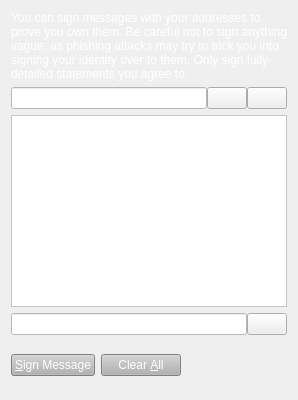
     <widget class="QWidget" name="tabSignMessage">
      <attribute name="title">
       <string>&amp;Sign Message</string>
      </attribute>
      <layout class="QVBoxLayout" name="verticalLayout_SM">
       <item>
        <widget class="QLabel" name="infoLabel_SM">
         <property name="palette">
          <palette>
           <active>
            <colorrole role="WindowText">
             <brush brushstyle="SolidPattern">
              <color alpha="255">
               <red>255</red>
               <green>255</green>
               <blue>255</blue>
              </color>
             </brush>
            </colorrole>
            <colorrole role="Button">
             <brush brushstyle="SolidPattern">
              <color alpha="255">
               <red>138</red>
               <green>138</green>
               <blue>138</blue>
              </color>
             </brush>
            </colorrole>
            <colorrole role="Text">
             <brush brushstyle="SolidPattern">
              <color alpha="255">
               <red>255</red>
               <green>255</green>
               <blue>255</blue>
              </color>
             </brush>
            </colorrole>
            <colorrole role="Base">
             <brush brushstyle="SolidPattern">
              <color alpha="255">
               <red>138</red>
               <green>138</green>
               <blue>138</blue>
              </color>
             </brush>
            </colorrole>
            <colorrole role="Window">
             <brush brushstyle="SolidPattern">
              <color alpha="255">
               <red>138</red>
               <green>138</green>
               <blue>138</blue>
              </color>
             </brush>
            </colorrole>
           </active>
           <inactive>
            <colorrole role="WindowText">
             <brush brushstyle="SolidPattern">
              <color alpha="255">
               <red>255</red>
               <green>255</green>
               <blue>255</blue>
              </color>
             </brush>
            </colorrole>
            <colorrole role="Button">
             <brush brushstyle="SolidPattern">
              <color alpha="255">
               <red>138</red>
               <green>138</green>
               <blue>138</blue>
              </color>
             </brush>
            </colorrole>
            <colorrole role="Text">
             <brush brushstyle="SolidPattern">
              <color alpha="255">
               <red>255</red>
               <green>255</green>
               <blue>255</blue>
              </color>
             </brush>
            </colorrole>
            <colorrole role="Base">
             <brush brushstyle="SolidPattern">
              <color alpha="255">
               <red>138</red>
               <green>138</green>
               <blue>138</blue>
              </color>
             </brush>
            </colorrole>
            <colorrole role="Window">
             <brush brushstyle="SolidPattern">
              <color alpha="255">
               <red>138</red>
               <green>138</green>
               <blue>138</blue>
              </color>
             </brush>
            </colorrole>
           </inactive>
           <disabled>
            <colorrole role="WindowText">
             <brush brushstyle="SolidPattern">
              <color alpha="255">
               <red>69</red>
               <green>69</green>
               <blue>69</blue>
              </color>
             </brush>
            </colorrole>
            <colorrole role="Button">
             <brush brushstyle="SolidPattern">
              <color alpha="255">
               <red>138</red>
               <green>138</green>
               <blue>138</blue>
              </color>
             </brush>
            </colorrole>
            <colorrole role="Text">
             <brush brushstyle="SolidPattern">
              <color alpha="255">
               <red>69</red>
               <green>69</green>
               <blue>69</blue>
              </color>
             </brush>
            </colorrole>
            <colorrole role="Base">
             <brush brushstyle="SolidPattern">
              <color alpha="255">
               <red>138</red>
               <green>138</green>
               <blue>138</blue>
              </color>
             </brush>
            </colorrole>
            <colorrole role="Window">
             <brush brushstyle="SolidPattern">
              <color alpha="255">
               <red>138</red>
               <green>138</green>
               <blue>138</blue>
              </color>
             </brush>
            </colorrole>
           </disabled>
          </palette>
         </property>
         <property name="text">
          <string>You can sign messages with your addresses to prove you own them. Be careful not to sign anything vague, as phishing attacks may try to trick you into signing your identity over to them. Only sign fully-detailed statements you agree to.</string>
         </property>
         <property name="textFormat">
          <enum>Qt::PlainText</enum>
         </property>
         <property name="wordWrap">
          <bool>true</bool>
         </property>
        </widget>
       </item>
       <item>
        <layout class="QHBoxLayout" name="horizontalLayout_1_SM">
         <property name="spacing">
          <number>0</number>
         </property>
         <item>
          <widget class="QValidatedLineEdit" name="addressIn_SM">
           <property name="toolTip">
            <string>The address to sign the message with (e.g. Sjz75uKHzUQJnSdzvpiigEGxseKkDhQToX)</string>
           </property>
           <property name="styleSheet">
            <string notr="true">background-color: rgb(255, 255, 255);</string>
           </property>
           <property name="maxLength">
            <number>34</number>
           </property>
          </widget>
         </item>
         <item>
          <widget class="QPushButton" name="addressBookButton_SM">
           <property name="toolTip">
            <string>Choose an address from the address book</string>
           </property>
           <property name="text">
            <string/>
           </property>
           <property name="icon">
            <iconset resource="../bitcoin.qrc">
             <normaloff>:/icons/address-book</normaloff>:/icons/address-book</iconset>
           </property>
           <property name="shortcut">
            <string>Alt+A</string>
           </property>
           <property name="autoDefault">
            <bool>false</bool>
           </property>
          </widget>
         </item>
         <item>
          <widget class="QPushButton" name="pasteButton_SM">
           <property name="toolTip">
            <string>Paste address from clipboard</string>
           </property>
           <property name="text">
            <string/>
           </property>
           <property name="icon">
            <iconset resource="../bitcoin.qrc">
             <normaloff>:/icons/editpaste</normaloff>:/icons/editpaste</iconset>
           </property>
           <property name="shortcut">
            <string>Alt+P</string>
           </property>
           <property name="autoDefault">
            <bool>false</bool>
           </property>
          </widget>
         </item>
        </layout>
       </item>
       <item>
        <widget class="QPlainTextEdit" name="messageIn_SM">
         <property name="toolTip">
          <string>Enter the message you want to sign here</string>
         </property>
         <property name="styleSheet">
          <string notr="true">background-color: rgb(255, 255, 255);</string>
         </property>
        </widget>
       </item>
       <item>
        <layout class="QHBoxLayout" name="horizontalLayout_2_SM">
         <property name="spacing">
          <number>0</number>
         </property>
         <item>
          <widget class="QLineEdit" name="signatureOut_SM">
           <property name="palette">
            <palette>
             <active>
              <colorrole role="Button">
               <brush brushstyle="SolidPattern">
                <color alpha="255">
                 <red>255</red>
                 <green>255</green>
                 <blue>255</blue>
                </color>
               </brush>
              </colorrole>
              <colorrole role="Base">
               <brush brushstyle="SolidPattern">
                <color alpha="255">
                 <red>255</red>
                 <green>255</green>
                 <blue>255</blue>
                </color>
               </brush>
              </colorrole>
              <colorrole role="Window">
               <brush brushstyle="SolidPattern">
                <color alpha="255">
                 <red>255</red>
                 <green>255</green>
                 <blue>255</blue>
                </color>
               </brush>
              </colorrole>
             </active>
             <inactive>
              <colorrole role="Button">
               <brush brushstyle="SolidPattern">
                <color alpha="255">
                 <red>255</red>
                 <green>255</green>
                 <blue>255</blue>
                </color>
               </brush>
              </colorrole>
              <colorrole role="Base">
               <brush brushstyle="SolidPattern">
                <color alpha="255">
                 <red>255</red>
                 <green>255</green>
                 <blue>255</blue>
                </color>
               </brush>
              </colorrole>
              <colorrole role="Window">
               <brush brushstyle="SolidPattern">
                <color alpha="255">
                 <red>255</red>
                 <green>255</green>
                 <blue>255</blue>
                </color>
               </brush>
              </colorrole>
             </inactive>
             <disabled>
              <colorrole role="Button">
               <brush brushstyle="SolidPattern">
                <color alpha="255">
                 <red>255</red>
                 <green>255</green>
                 <blue>255</blue>
                </color>
               </brush>
              </colorrole>
              <colorrole role="Base">
               <brush brushstyle="SolidPattern">
                <color alpha="255">
                 <red>255</red>
                 <green>255</green>
                 <blue>255</blue>
                </color>
               </brush>
              </colorrole>
              <colorrole role="Window">
               <brush brushstyle="SolidPattern">
                <color alpha="255">
                 <red>255</red>
                 <green>255</green>
                 <blue>255</blue>
                </color>
               </brush>
              </colorrole>
             </disabled>
            </palette>
           </property>
           <property name="font">
            <font>
             <italic>true</italic>
            </font>
           </property>
           <property name="styleSheet">
            <string notr="true">background-color: rgb(255, 255, 255);</string>
           </property>
           <property name="readOnly">
            <bool>true</bool>
           </property>
          </widget>
         </item>
         <item>
          <widget class="QPushButton" name="copySignatureButton_SM">
           <property name="toolTip">
            <string>Copy the current signature to the system clipboard</string>
           </property>
           <property name="text">
            <string/>
           </property>
           <property name="icon">
            <iconset resource="../bitcoin.qrc">
             <normaloff>:/icons/editcopy</normaloff>:/icons/editcopy</iconset>
           </property>
           <property name="autoDefault">
            <bool>false</bool>
           </property>
          </widget>
         </item>
        </layout>
       </item>
       <item>
        <layout class="QHBoxLayout" name="horizontalLayout_3_SM">
         <item>
          <widget class="QPushButton" name="signMessageButton_SM">
           <property name="palette">
            <palette>
             <active>
              <colorrole role="WindowText">
               <brush brushstyle="SolidPattern">
                <color alpha="255">
                 <red>90</red>
                 <green>104</green>
                 <blue>118</blue>
                </color>
               </brush>
              </colorrole>
              <colorrole role="Button">
               <brush brushstyle="SolidPattern">
                <color alpha="255">
                 <red>178</red>
                 <green>178</green>
                 <blue>178</blue>
                </color>
               </brush>
              </colorrole>
              <colorrole role="Dark">
               <brush brushstyle="SolidPattern">
                <color alpha="255">
                 <red>90</red>
                 <green>104</green>
                 <blue>118</blue>
                </color>
               </brush>
              </colorrole>
              <colorrole role="Mid">
               <brush brushstyle="SolidPattern">
                <color alpha="255">
                 <red>90</red>
                 <green>104</green>
                 <blue>118</blue>
                </color>
               </brush>
              </colorrole>
              <colorrole role="Text">
               <brush brushstyle="SolidPattern">
                <color alpha="255">
                 <red>90</red>
                 <green>104</green>
                 <blue>118</blue>
                </color>
               </brush>
              </colorrole>
              <colorrole role="ButtonText">
               <brush brushstyle="SolidPattern">
                <color alpha="255">
                 <red>255</red>
                 <green>255</green>
                 <blue>255</blue>
                </color>
               </brush>
              </colorrole>
              <colorrole role="Base">
               <brush brushstyle="SolidPattern">
                <color alpha="255">
                 <red>178</red>
                 <green>178</green>
                 <blue>178</blue>
                </color>
               </brush>
              </colorrole>
              <colorrole role="Window">
               <brush brushstyle="SolidPattern">
                <color alpha="255">
                 <red>178</red>
                 <green>178</green>
                 <blue>178</blue>
                </color>
               </brush>
              </colorrole>
              <colorrole role="Highlight">
               <brush brushstyle="SolidPattern">
                <color alpha="255">
                 <red>240</red>
                 <green>119</green>
                 <blue>70</blue>
                </color>
               </brush>
              </colorrole>
             </active>
             <inactive>
              <colorrole role="WindowText">
               <brush brushstyle="SolidPattern">
                <color alpha="255">
                 <red>90</red>
                 <green>104</green>
                 <blue>118</blue>
                </color>
               </brush>
              </colorrole>
              <colorrole role="Button">
               <brush brushstyle="SolidPattern">
                <color alpha="255">
                 <red>178</red>
                 <green>178</green>
                 <blue>178</blue>
                </color>
               </brush>
              </colorrole>
              <colorrole role="Dark">
               <brush brushstyle="SolidPattern">
                <color alpha="255">
                 <red>90</red>
                 <green>104</green>
                 <blue>118</blue>
                </color>
               </brush>
              </colorrole>
              <colorrole role="Mid">
               <brush brushstyle="SolidPattern">
                <color alpha="255">
                 <red>90</red>
                 <green>104</green>
                 <blue>118</blue>
                </color>
               </brush>
              </colorrole>
              <colorrole role="Text">
               <brush brushstyle="SolidPattern">
                <color alpha="255">
                 <red>90</red>
                 <green>104</green>
                 <blue>118</blue>
                </color>
               </brush>
              </colorrole>
              <colorrole role="ButtonText">
               <brush brushstyle="SolidPattern">
                <color alpha="255">
                 <red>255</red>
                 <green>255</green>
                 <blue>255</blue>
                </color>
               </brush>
              </colorrole>
              <colorrole role="Base">
               <brush brushstyle="SolidPattern">
                <color alpha="255">
                 <red>178</red>
                 <green>178</green>
                 <blue>178</blue>
                </color>
               </brush>
              </colorrole>
              <colorrole role="Window">
               <brush brushstyle="SolidPattern">
                <color alpha="255">
                 <red>178</red>
                 <green>178</green>
                 <blue>178</blue>
                </color>
               </brush>
              </colorrole>
              <colorrole role="Highlight">
               <brush brushstyle="SolidPattern">
                <color alpha="255">
                 <red>178</red>
                 <green>178</green>
                 <blue>178</blue>
                </color>
               </brush>
              </colorrole>
             </inactive>
             <disabled>
              <colorrole role="WindowText">
               <brush brushstyle="SolidPattern">
                <color alpha="255">
                 <red>90</red>
                 <green>104</green>
                 <blue>118</blue>
                </color>
               </brush>
              </colorrole>
              <colorrole role="Button">
               <brush brushstyle="SolidPattern">
                <color alpha="255">
                 <red>178</red>
                 <green>178</green>
                 <blue>178</blue>
                </color>
               </brush>
              </colorrole>
              <colorrole role="Dark">
               <brush brushstyle="SolidPattern">
                <color alpha="255">
                 <red>90</red>
                 <green>104</green>
                 <blue>118</blue>
                </color>
               </brush>
              </colorrole>
              <colorrole role="Mid">
               <brush brushstyle="SolidPattern">
                <color alpha="255">
                 <red>90</red>
                 <green>104</green>
                 <blue>118</blue>
                </color>
               </brush>
              </colorrole>
              <colorrole role="Text">
               <brush brushstyle="SolidPattern">
                <color alpha="255">
                 <red>90</red>
                 <green>104</green>
                 <blue>118</blue>
                </color>
               </brush>
              </colorrole>
              <colorrole role="ButtonText">
               <brush brushstyle="SolidPattern">
                <color alpha="255">
                 <red>138</red>
                 <green>138</green>
                 <blue>138</blue>
                </color>
               </brush>
              </colorrole>
              <colorrole role="Base">
               <brush brushstyle="SolidPattern">
                <color alpha="255">
                 <red>178</red>
                 <green>178</green>
                 <blue>178</blue>
                </color>
               </brush>
              </colorrole>
              <colorrole role="Window">
               <brush brushstyle="SolidPattern">
                <color alpha="255">
                 <red>178</red>
                 <green>178</green>
                 <blue>178</blue>
                </color>
               </brush>
              </colorrole>
              <colorrole role="Highlight">
               <brush brushstyle="SolidPattern">
                <color alpha="255">
                 <red>178</red>
                 <green>178</green>
                 <blue>178</blue>
                </color>
               </brush>
              </colorrole>
             </disabled>
            </palette>
           </property>
           <property name="toolTip">
            <string>Sign the message to prove you own this Sterlingcoin address</string>
           </property>
           <property name="styleSheet">
            <string notr="true">background-color: rgb(178, 178, 178);</string>
           </property>
           <property name="text">
            <string>&amp;Sign Message</string>
           </property>
           <property name="icon">
            <iconset resource="../bitcoin.qrc">
             <normaloff>:/icons/edit</normaloff>:/icons/edit</iconset>
           </property>
           <property name="autoDefault">
            <bool>false</bool>
           </property>
          </widget>
         </item>
         <item>
          <widget class="QPushButton" name="clearButton_SM">
           <property name="palette">
            <palette>
             <active>
              <colorrole role="Button">
               <brush brushstyle="SolidPattern">
                <color alpha="255">
                 <red>178</red>
                 <green>178</green>
                 <blue>178</blue>
                </color>
               </brush>
              </colorrole>
              <colorrole role="Text">
               <brush brushstyle="SolidPattern">
                <color alpha="255">
                 <red>255</red>
                 <green>255</green>
                 <blue>255</blue>
                </color>
               </brush>
              </colorrole>
              <colorrole role="ButtonText">
               <brush brushstyle="SolidPattern">
                <color alpha="255">
                 <red>255</red>
                 <green>255</green>
                 <blue>255</blue>
                </color>
               </brush>
              </colorrole>
              <colorrole role="Base">
               <brush brushstyle="SolidPattern">
                <color alpha="255">
                 <red>178</red>
                 <green>178</green>
                 <blue>178</blue>
                </color>
               </brush>
              </colorrole>
              <colorrole role="Window">
               <brush brushstyle="SolidPattern">
                <color alpha="255">
                 <red>178</red>
                 <green>178</green>
                 <blue>178</blue>
                </color>
               </brush>
              </colorrole>
              <colorrole role="Highlight">
               <brush brushstyle="SolidPattern">
                <color alpha="255">
                 <red>240</red>
                 <green>119</green>
                 <blue>70</blue>
                </color>
               </brush>
              </colorrole>
             </active>
             <inactive>
              <colorrole role="Button">
               <brush brushstyle="SolidPattern">
                <color alpha="255">
                 <red>178</red>
                 <green>178</green>
                 <blue>178</blue>
                </color>
               </brush>
              </colorrole>
              <colorrole role="Text">
               <brush brushstyle="SolidPattern">
                <color alpha="255">
                 <red>255</red>
                 <green>255</green>
                 <blue>255</blue>
                </color>
               </brush>
              </colorrole>
              <colorrole role="ButtonText">
               <brush brushstyle="SolidPattern">
                <color alpha="255">
                 <red>255</red>
                 <green>255</green>
                 <blue>255</blue>
                </color>
               </brush>
              </colorrole>
              <colorrole role="Base">
               <brush brushstyle="SolidPattern">
                <color alpha="255">
                 <red>178</red>
                 <green>178</green>
                 <blue>178</blue>
                </color>
               </brush>
              </colorrole>
              <colorrole role="Window">
               <brush brushstyle="SolidPattern">
                <color alpha="255">
                 <red>178</red>
                 <green>178</green>
                 <blue>178</blue>
                </color>
               </brush>
              </colorrole>
              <colorrole role="Highlight">
               <brush brushstyle="SolidPattern">
                <color alpha="255">
                 <red>178</red>
                 <green>178</green>
                 <blue>178</blue>
                </color>
               </brush>
              </colorrole>
             </inactive>
             <disabled>
              <colorrole role="Button">
               <brush brushstyle="SolidPattern">
                <color alpha="255">
                 <red>178</red>
                 <green>178</green>
                 <blue>178</blue>
                </color>
               </brush>
              </colorrole>
              <colorrole role="Text">
               <brush brushstyle="SolidPattern">
                <color alpha="255">
                 <red>138</red>
                 <green>138</green>
                 <blue>138</blue>
                </color>
               </brush>
              </colorrole>
              <colorrole role="ButtonText">
               <brush brushstyle="SolidPattern">
                <color alpha="255">
                 <red>138</red>
                 <green>138</green>
                 <blue>138</blue>
                </color>
               </brush>
              </colorrole>
              <colorrole role="Base">
               <brush brushstyle="SolidPattern">
                <color alpha="255">
                 <red>178</red>
                 <green>178</green>
                 <blue>178</blue>
                </color>
               </brush>
              </colorrole>
              <colorrole role="Window">
               <brush brushstyle="SolidPattern">
                <color alpha="255">
                 <red>178</red>
                 <green>178</green>
                 <blue>178</blue>
                </color>
               </brush>
              </colorrole>
              <colorrole role="Highlight">
               <brush brushstyle="SolidPattern">
                <color alpha="255">
                 <red>178</red>
                 <green>178</green>
                 <blue>178</blue>
                </color>
               </brush>
              </colorrole>
             </disabled>
            </palette>
           </property>
           <property name="toolTip">
            <string>Reset all sign message fields</string>
           </property>
           <property name="styleSheet">
            <string notr="true">background-color: rgb(178, 178, 178);</string>
           </property>
           <property name="text">
            <string>Clear &amp;All</string>
           </property>
           <property name="icon">
            <iconset resource="../bitcoin.qrc">
             <normaloff>:/icons/remove</normaloff>:/icons/remove</iconset>
           </property>
           <property name="autoDefault">
            <bool>false</bool>
           </property>
          </widget>
         </item>
         <item>
          <spacer name="horizontalSpacer_1_SM">
           <property name="orientation">
            <enum>Qt::Horizontal</enum>
           </property>
           <property name="sizeHint" stdset="0">
            <size>
             <width>40</width>
             <height>48</height>
            </size>
           </property>
          </spacer>
         </item>
         <item>
          <widget class="QLabel" name="statusLabel_SM">
           <property name="font">
            <font>
             <weight>75</weight>
             <bold>true</bold>
            </font>
           </property>
           <property name="text">
            <string/>
           </property>
           <property name="wordWrap">
            <bool>true</bool>
           </property>
          </widget>
         </item>
         <item>
          <spacer name="horizontalSpacer_2_SM">
           <property name="orientation">
            <enum>Qt::Horizontal</enum>
           </property>
           <property name="sizeHint" stdset="0">
            <size>
             <width>40</width>
             <height>48</height>
            </size>
           </property>
          </spacer>
         </item>
        </layout>
       </item>
      </layout>
     </widget>
